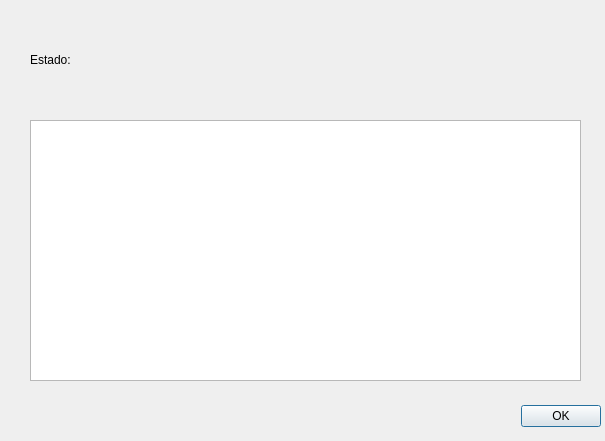
<?xml version="1.0" encoding="UTF-8"?>
<ui version="4.0">
 <class>Dialog</class>
 <widget class="QDialog" name="Dialog">
  <property name="geometry">
   <rect>
    <x>0</x>
    <y>0</y>
    <width>605</width>
    <height>441</height>
   </rect>
  </property>
  <property name="windowTitle">
   <string>Información del certificado</string>
  </property>
  <property name="windowIcon">
   <iconset resource="resources.qrc">
    <normaloff>:/images/icon.png</normaloff>:/images/icon.png</iconset>
  </property>
  <widget class="QDialogButtonBox" name="buttonBox">
   <property name="geometry">
    <rect>
     <x>260</x>
     <y>400</y>
     <width>341</width>
     <height>32</height>
    </rect>
   </property>
   <property name="orientation">
    <enum>Qt::Horizontal</enum>
   </property>
   <property name="standardButtons">
    <set>QDialogButtonBox::Ok</set>
   </property>
  </widget>
  <widget class="QLabel" name="statusicon">
   <property name="geometry">
    <rect>
     <x>490</x>
     <y>30</y>
     <width>81</width>
     <height>41</height>
    </rect>
   </property>
   <property name="styleSheet">
    <string notr="true">image: url(:/images/connecting.png);</string>
   </property>
   <property name="text">
    <string/>
   </property>
  </widget>
  <widget class="QLabel" name="label">
   <property name="geometry">
    <rect>
     <x>30</x>
     <y>50</y>
     <width>67</width>
     <height>19</height>
    </rect>
   </property>
   <property name="text">
    <string>Estado:</string>
   </property>
  </widget>
  <widget class="QLabel" name="status">
   <property name="geometry">
    <rect>
     <x>100</x>
     <y>50</y>
     <width>301</width>
     <height>19</height>
    </rect>
   </property>
   <property name="text">
    <string/>
   </property>
  </widget>
  <widget class="QTableWidget" name="certinformation">
   <property name="geometry">
    <rect>
     <x>30</x>
     <y>120</y>
     <width>551</width>
     <height>261</height>
    </rect>
   </property>
  </widget>
 </widget>
 <resources>
  <include location="resources.qrc"/>
 </resources>
 <connections>
  <connection>
   <sender>buttonBox</sender>
   <signal>accepted()</signal>
   <receiver>Dialog</receiver>
   <slot>accept()</slot>
   <hints>
    <hint type="sourcelabel">
     <x>248</x>
     <y>254</y>
    </hint>
    <hint type="destinationlabel">
     <x>157</x>
     <y>274</y>
    </hint>
   </hints>
  </connection>
 </connections>
</ui>
